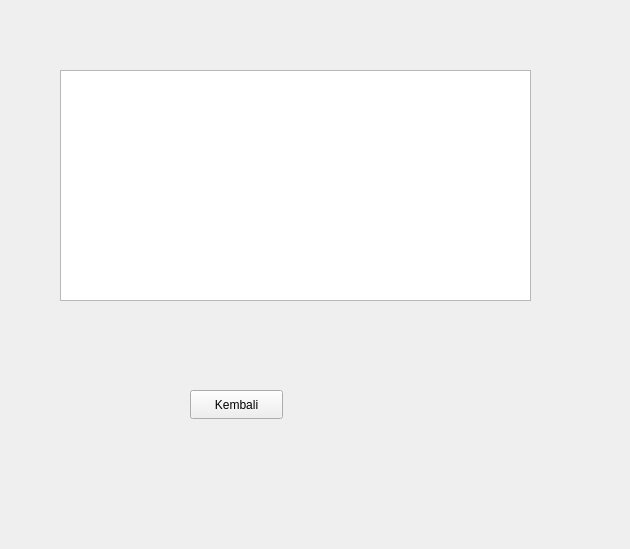
<?xml version="1.0" encoding="UTF-8"?>
<ui version="4.0">
 <class>FormDaftarTugas</class>
 <widget class="QWidget" name="FormDaftarTugas">
  <property name="geometry">
   <rect>
    <x>0</x>
    <y>0</y>
    <width>630</width>
    <height>549</height>
   </rect>
  </property>
  <property name="windowTitle">
   <string>Form</string>
  </property>
  <widget class="QPushButton" name="pbKembali">
   <property name="geometry">
    <rect>
     <x>190</x>
     <y>390</y>
     <width>93</width>
     <height>29</height>
    </rect>
   </property>
   <property name="text">
    <string>Kembali</string>
   </property>
  </widget>
  <widget class="QTableView" name="tvTugas">
   <property name="geometry">
    <rect>
     <x>60</x>
     <y>70</y>
     <width>471</width>
     <height>231</height>
    </rect>
   </property>
  </widget>
 </widget>
 <resources/>
 <connections/>
</ui>
